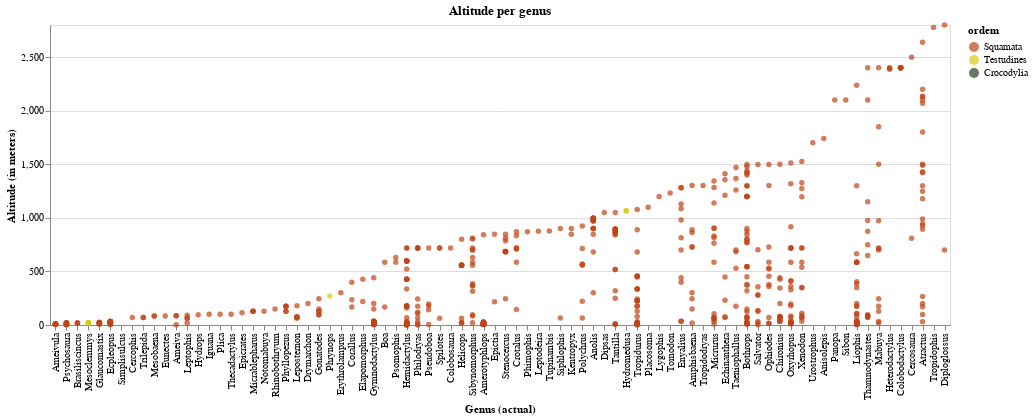

Notebook source saved alongside this figure:
### Code cell
# ordering x-axis per mean altitude
temp = alt.Chart(teste[teste['altitude']<6000], title='Altitude per genus',
                width= 900).mark_circle().encode(
    x = alt.X('genero_atual', type='nominal', title='Genus (actual)',
             sort=alt.EncodingSortField('altitude', op="max", order="ascending")),
    y = alt.Y('altitude', type='quantitative', title='Altitude (in meters)'),
    color = alt.Color('ordem', scale= alt.Scale(domain=ordens, range=cores)),
    tooltip = alt.Tooltip(['numero_catalogo','especie_atual','subespecie_atual', 
                            'qualificador_atual', 'ano_coleta','altitude'])
)

temp.save('./graphs/altitude/altitude_per_genus.html')
temp

### Figure 1 — Vega-Lite specification as saved in the notebook (floating-point values rounded to 4 significant figures; data arrays with more than 128 entries replaced by an {"elided": "..."} marker saying what was removed)
{"config": {"view": {"continuousWidth": 400, "continuousHeight": 300}}, "data": {"name": "data-592db3e2c8ac1305e3fc73b2df4c46d3"}, "mark": "circle", "encoding": {"color": {"type": "nominal", "field": "ordem", "scale": {"domain": ["Squamata", "Testudines", "Crocodylia"], "range": ["#BF4417", "#D9CB0B", "#284021"]}}, "tooltip": [{"type": "quantitative", "field": "numero_catalogo"}, {"type": "nominal", "field": "especie_atual"}, {"type": "nominal", "field": "subespecie_atual"}, {"type": "nominal", "field": "qualificador_atual"}, {"type": "quantitative", "field": "ano_coleta"}, {"type": "quantitative", "field": "altitude"}], "x": {"type": "nominal", "field": "genero_atual", "sort": {"field": "altitude", "op": "max", "order": "ascending"}, "title": "Genus (actual)"}, "y": {"type": "quantitative", "field": "altitude", "title": "Altitude (in meters)"}}, "title": "Altitude per genus", "width": 900, "$schema": "https://vega.github.io/schema/vega-lite/v4.8.1.json", "datasets": {"data-592db3e2c8ac1305e3fc73b2df4c46d3": {"elided": "646 records"}}}
